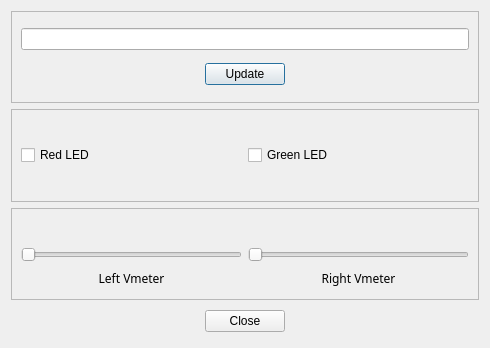
<ui version="4.0" >
 <author>carbure</author>
 <class>Vmeters</class>
 <widget class="QDialog" name="Vmeters" >
  <property name="geometry" >
   <rect>
    <x>0</x>
    <y>0</y>
    <width>490</width>
    <height>348</height>
   </rect>
  </property>
  <property name="windowTitle" >
   <string>Dialog</string>
  </property>
  <property name="windowIcon" >
   <iconset>../../../../apf/general/generalResources/iconsAndGraphics/armadeusIcon_50x50.png</iconset>
  </property>
  <layout class="QVBoxLayout" >
   <item>
    <widget class="QFrame" name="frame_3" >
     <property name="frameShape" >
      <enum>QFrame::StyledPanel</enum>
     </property>
     <property name="frameShadow" >
      <enum>QFrame::Raised</enum>
     </property>
     <layout class="QVBoxLayout" >
      <item>
       <widget class="QLineEdit" name="lcdLineEdit" />
      </item>
      <item>
       <layout class="QHBoxLayout" >
        <item>
         <spacer>
          <property name="orientation" >
           <enum>Qt::Horizontal</enum>
          </property>
          <property name="sizeHint" >
           <size>
            <width>40</width>
            <height>20</height>
           </size>
          </property>
         </spacer>
        </item>
        <item>
         <widget class="QPushButton" name="lcdButton" >
          <property name="text" >
           <string>Update</string>
          </property>
         </widget>
        </item>
        <item>
         <spacer>
          <property name="orientation" >
           <enum>Qt::Horizontal</enum>
          </property>
          <property name="sizeHint" >
           <size>
            <width>40</width>
            <height>20</height>
           </size>
          </property>
         </spacer>
        </item>
       </layout>
      </item>
     </layout>
    </widget>
   </item>
   <item>
    <widget class="QFrame" name="frame_2" >
     <property name="frameShape" >
      <enum>QFrame::StyledPanel</enum>
     </property>
     <property name="frameShadow" >
      <enum>QFrame::Raised</enum>
     </property>
     <layout class="QHBoxLayout" >
      <item>
       <widget class="QCheckBox" name="redLEDBox" >
        <property name="text" >
         <string>Red LED</string>
        </property>
       </widget>
      </item>
      <item>
       <widget class="QCheckBox" name="greenLEDBox" >
        <property name="text" >
         <string>Green LED</string>
        </property>
       </widget>
      </item>
     </layout>
    </widget>
   </item>
   <item>
    <widget class="QFrame" name="frame" >
     <property name="frameShape" >
      <enum>QFrame::StyledPanel</enum>
     </property>
     <property name="frameShadow" >
      <enum>QFrame::Raised</enum>
     </property>
     <layout class="QGridLayout" >
      <property name="leftMargin" >
       <number>9</number>
      </property>
      <property name="topMargin" >
       <number>9</number>
      </property>
      <property name="rightMargin" >
       <number>9</number>
      </property>
      <property name="bottomMargin" >
       <number>9</number>
      </property>
      <property name="horizontalSpacing" >
       <number>6</number>
      </property>
      <property name="verticalSpacing" >
       <number>6</number>
      </property>
      <item row="0" column="0" >
       <layout class="QHBoxLayout" >
        <property name="spacing" >
         <number>6</number>
        </property>
        <property name="leftMargin" >
         <number>0</number>
        </property>
        <property name="topMargin" >
         <number>0</number>
        </property>
        <property name="rightMargin" >
         <number>0</number>
        </property>
        <property name="bottomMargin" >
         <number>0</number>
        </property>
        <item>
         <layout class="QVBoxLayout" >
          <property name="spacing" >
           <number>6</number>
          </property>
          <property name="leftMargin" >
           <number>0</number>
          </property>
          <property name="topMargin" >
           <number>0</number>
          </property>
          <property name="rightMargin" >
           <number>0</number>
          </property>
          <property name="bottomMargin" >
           <number>0</number>
          </property>
          <item>
           <widget class="QLabel" name="label_3" >
            <property name="text" >
             <string/>
            </property>
            <property name="textFormat" >
             <enum>Qt::RichText</enum>
            </property>
            <property name="pixmap" >
             <pixmap/>
            </property>
            <property name="scaledContents" >
             <bool>true</bool>
            </property>
           </widget>
          </item>
          <item>
           <widget class="QSlider" name="leftDacControl" >
            <property name="value" >
             <number>0</number>
            </property>
            <property name="sliderPosition" >
             <number>0</number>
            </property>
            <property name="orientation" >
             <enum>Qt::Horizontal</enum>
            </property>
            <property name="invertedAppearance" >
             <bool>false</bool>
            </property>
            <property name="invertedControls" >
             <bool>false</bool>
            </property>
           </widget>
          </item>
          <item>
           <widget class="QLabel" name="label" >
            <property name="text" >
             <string>&lt;html>&lt;head>&lt;meta name="qrichtext" content="1" />&lt;/head>&lt;body style=" white-space: pre-wrap; font-family:Sans Serif; font-weight:400; font-style:normal; text-decoration:none;">&lt;p style=" margin-top:0px; margin-bottom:0px; margin-left:0px; margin-right:0px; -qt-block-indent:0; text-indent:0px;">Left Vmeter&lt;/p>&lt;/body>&lt;/html></string>
            </property>
            <property name="alignment" >
             <set>Qt::AlignCenter</set>
            </property>
           </widget>
          </item>
         </layout>
        </item>
        <item>
         <layout class="QVBoxLayout" >
          <property name="spacing" >
           <number>6</number>
          </property>
          <property name="leftMargin" >
           <number>0</number>
          </property>
          <property name="topMargin" >
           <number>0</number>
          </property>
          <property name="rightMargin" >
           <number>0</number>
          </property>
          <property name="bottomMargin" >
           <number>0</number>
          </property>
          <item>
           <widget class="QLabel" name="label_4" >
            <property name="autoFillBackground" >
             <bool>true</bool>
            </property>
            <property name="text" >
             <string/>
            </property>
            <property name="pixmap" >
             <pixmap/>
            </property>
            <property name="scaledContents" >
             <bool>true</bool>
            </property>
           </widget>
          </item>
          <item>
           <widget class="QSlider" name="rightDacControl" >
            <property name="orientation" >
             <enum>Qt::Horizontal</enum>
            </property>
            <property name="tickPosition" >
             <enum>QSlider::NoTicks</enum>
            </property>
           </widget>
          </item>
          <item>
           <widget class="QLabel" name="label_2" >
            <property name="text" >
             <string>&lt;html>&lt;head>&lt;meta name="qrichtext" content="1" />&lt;/head>&lt;body style=" white-space: pre-wrap; font-family:Sans Serif; font-weight:400; font-style:normal; text-decoration:none;">&lt;p style=" margin-top:0px; margin-bottom:0px; margin-left:0px; margin-right:0px; -qt-block-indent:0; text-indent:0px;">Right Vmeter&lt;/p>&lt;/body>&lt;/html></string>
            </property>
            <property name="alignment" >
             <set>Qt::AlignCenter</set>
            </property>
           </widget>
          </item>
         </layout>
        </item>
       </layout>
      </item>
     </layout>
    </widget>
   </item>
   <item>
    <layout class="QHBoxLayout" >
     <property name="spacing" >
      <number>6</number>
     </property>
     <property name="leftMargin" >
      <number>0</number>
     </property>
     <property name="topMargin" >
      <number>0</number>
     </property>
     <property name="rightMargin" >
      <number>0</number>
     </property>
     <property name="bottomMargin" >
      <number>0</number>
     </property>
     <item>
      <spacer>
       <property name="orientation" >
        <enum>Qt::Horizontal</enum>
       </property>
       <property name="sizeHint" >
        <size>
         <width>71</width>
         <height>31</height>
        </size>
       </property>
      </spacer>
     </item>
     <item>
      <widget class="QPushButton" name="cancelButton" >
       <property name="text" >
        <string>Close</string>
       </property>
      </widget>
     </item>
     <item>
      <spacer>
       <property name="orientation" >
        <enum>Qt::Horizontal</enum>
       </property>
       <property name="sizeHint" >
        <size>
         <width>71</width>
         <height>31</height>
        </size>
       </property>
      </spacer>
     </item>
    </layout>
   </item>
  </layout>
 </widget>
 <resources>
  <include location="ApfClient.qrc" />
 </resources>
 <connections>
  <connection>
   <sender>cancelButton</sender>
   <signal>clicked()</signal>
   <receiver>Vmeters</receiver>
   <slot>reject()</slot>
   <hints>
    <hint type="sourcelabel" >
     <x>369</x>
     <y>253</y>
    </hint>
    <hint type="destinationlabel" >
     <x>179</x>
     <y>282</y>
    </hint>
   </hints>
  </connection>
 </connections>
</ui>
